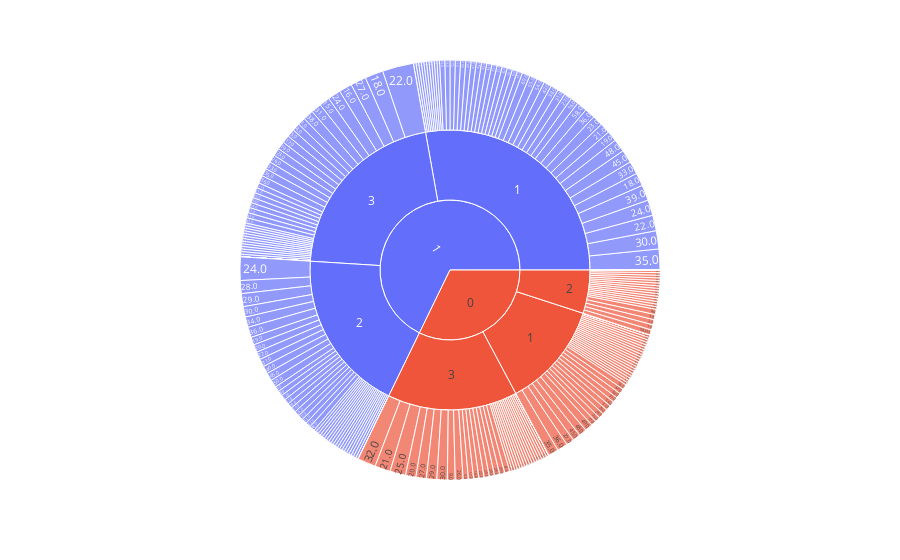

The notebook cell this image was saved under:
### Code cell
vis.sun_plot(titanic_df)

### Figure 1 — Plotly figure (JSON) as saved in the notebook; plotly's stock layout.template omitted (floating-point values rounded to 4 significant figures; data arrays with more than 128 entries replaced by an {"elided": "..."} marker saying what was removed)
{"data": [{"branchvalues": "total", "domain": {"x": [0, 1], "y": [0, 1]}, "hovertemplate": "labels=%{label}<br>survived=%{value}<br>parent=%{parent}<br>id=%{id}<extra></extra>", "ids": {"elided": "347 str values"}, "labels": {"elided": "347 str values"}, "name": "", "parents": {"elided": "347 str values"}, "type": "sunburst", "values": {"elided": "347 int values"}}], "layout": {"legend": {"tracegroupgap": 0}, "margin": {"t": 60}}}
